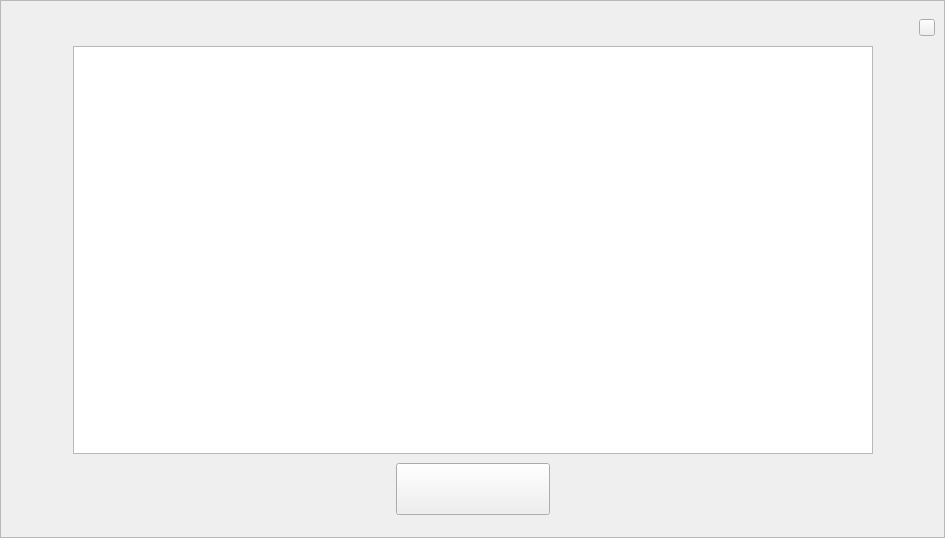
<?xml version="1.0" encoding="UTF-8"?>
<ui version="4.0">
 <class>CLoadDataWidget</class>
 <widget class="QWidget" name="CLoadDataWidget">
  <property name="geometry">
   <rect>
    <x>0</x>
    <y>0</y>
    <width>945</width>
    <height>538</height>
   </rect>
  </property>
  <property name="minimumSize">
   <size>
    <width>0</width>
    <height>0</height>
   </size>
  </property>
  <property name="maximumSize">
   <size>
    <width>1920</width>
    <height>538</height>
   </size>
  </property>
  <property name="contextMenuPolicy">
   <enum>Qt::DefaultContextMenu</enum>
  </property>
  <property name="windowTitle">
   <string>CLoadDataWidget</string>
  </property>
  <property name="styleSheet">
   <string notr="true"/>
  </property>
  <layout class="QGridLayout" name="gridLayout_2">
   <property name="margin">
    <number>0</number>
   </property>
   <property name="spacing">
    <number>0</number>
   </property>
   <item row="0" column="0">
    <widget class="QFrame" name="LoadDataFrame">
     <property name="frameShape">
      <enum>QFrame::StyledPanel</enum>
     </property>
     <property name="frameShadow">
      <enum>QFrame::Raised</enum>
     </property>
     <layout class="QGridLayout" name="gridLayout">
      <property name="topMargin">
       <number>0</number>
      </property>
      <item row="0" column="0">
       <layout class="QVBoxLayout" name="verticalLayout">
        <property name="spacing">
         <number>0</number>
        </property>
        <item>
         <layout class="QHBoxLayout" name="horizontalLayout_2" stretch="27,2">
          <property name="topMargin">
           <number>5</number>
          </property>
          <item>
           <spacer name="horizontalSpacer_4">
            <property name="orientation">
             <enum>Qt::Horizontal</enum>
            </property>
            <property name="sizeHint" stdset="0">
             <size>
              <width>40</width>
              <height>37</height>
             </size>
            </property>
           </spacer>
          </item>
          <item>
           <widget class="QPushButton" name="CloseBtn">
            <property name="minimumSize">
             <size>
              <width>16</width>
              <height>17</height>
             </size>
            </property>
            <property name="maximumSize">
             <size>
              <width>16</width>
              <height>17</height>
             </size>
            </property>
            <property name="text">
             <string/>
            </property>
           </widget>
          </item>
         </layout>
        </item>
        <item>
         <layout class="QHBoxLayout" name="horizontalLayout_3">
          <item>
           <spacer name="horizontalSpacer_3">
            <property name="orientation">
             <enum>Qt::Horizontal</enum>
            </property>
            <property name="sizeHint" stdset="0">
             <size>
              <width>40</width>
              <height>20</height>
             </size>
            </property>
           </spacer>
          </item>
          <item>
           <widget class="QListWidget" name="pSceneInfoListWidget">
            <property name="minimumSize">
             <size>
              <width>800</width>
              <height>408</height>
             </size>
            </property>
            <property name="maximumSize">
             <size>
              <width>999996</width>
              <height>408</height>
             </size>
            </property>
            <property name="styleSheet">
             <string notr="true"/>
            </property>
           </widget>
          </item>
          <item>
           <spacer name="horizontalSpacer_6">
            <property name="orientation">
             <enum>Qt::Horizontal</enum>
            </property>
            <property name="sizeHint" stdset="0">
             <size>
              <width>40</width>
              <height>20</height>
             </size>
            </property>
           </spacer>
          </item>
         </layout>
        </item>
        <item>
         <layout class="QHBoxLayout" name="horizontalLayout" stretch="4,1,4">
          <property name="spacing">
           <number>0</number>
          </property>
          <item>
           <spacer name="horizontalSpacer">
            <property name="orientation">
             <enum>Qt::Horizontal</enum>
            </property>
            <property name="sizeHint" stdset="0">
             <size>
              <width>40</width>
              <height>20</height>
             </size>
            </property>
           </spacer>
          </item>
          <item>
           <widget class="QPushButton" name="LoadSceneBtn">
            <property name="minimumSize">
             <size>
              <width>154</width>
              <height>52</height>
             </size>
            </property>
            <property name="maximumSize">
             <size>
              <width>154</width>
              <height>52</height>
             </size>
            </property>
            <property name="text">
             <string/>
            </property>
           </widget>
          </item>
          <item>
           <spacer name="horizontalSpacer_2">
            <property name="orientation">
             <enum>Qt::Horizontal</enum>
            </property>
            <property name="sizeHint" stdset="0">
             <size>
              <width>40</width>
              <height>70</height>
             </size>
            </property>
           </spacer>
          </item>
         </layout>
        </item>
       </layout>
      </item>
     </layout>
    </widget>
   </item>
  </layout>
 </widget>
 <resources/>
 <connections/>
</ui>
